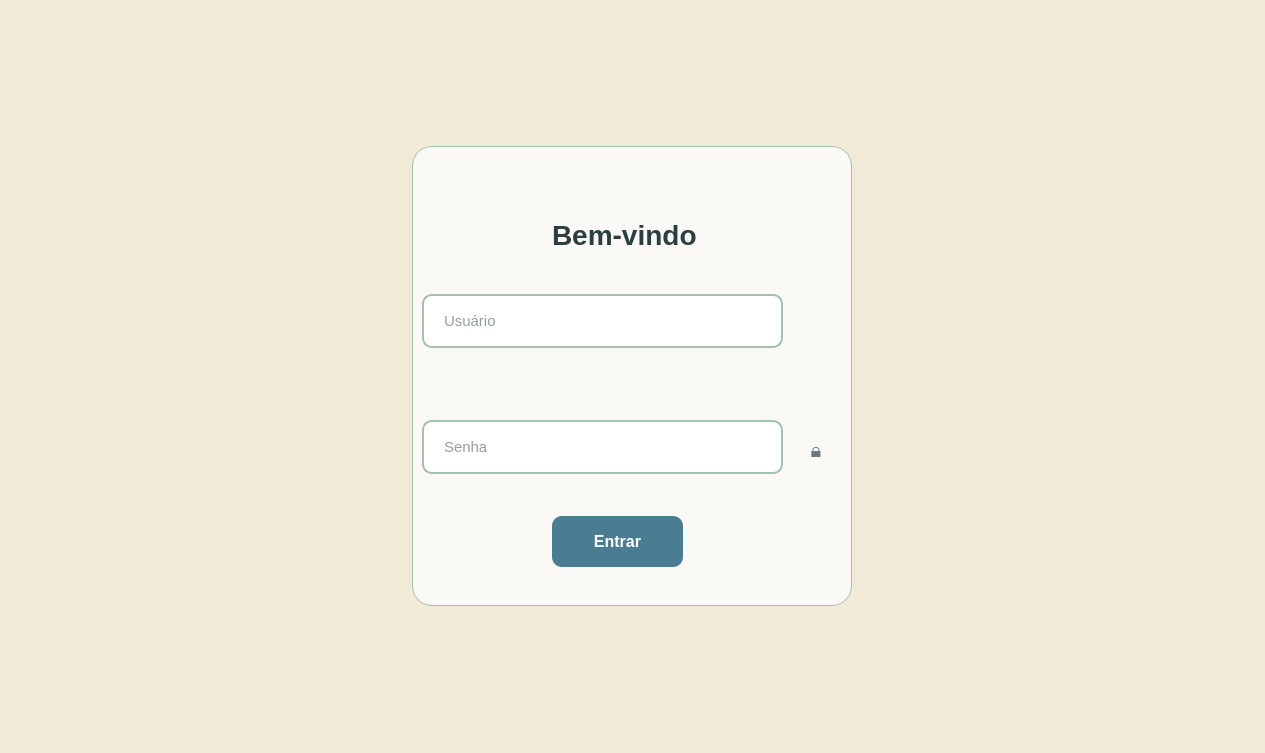
<?xml version="1.0" encoding="UTF-8"?>
<ui version="4.0">
 <class>MainWindow</class>
 <widget class="QMainWindow" name="MainWindow">
  <property name="geometry">
   <rect>
    <x>0</x>
    <y>0</y>
    <width>1265</width>
    <height>753</height>
   </rect>
  </property>
  <property name="windowTitle">
   <string>Login - SISPE</string>
  </property>
  <property name="styleSheet">
   <string notr="true">QMainWindow {
     background-color: #F0EAD6;
     font-family: 'Segoe UI', -apple-system, BlinkMacSystemFont, sans-serif;
   }</string>
  </property>
  <widget class="QWidget" name="centralwidget">
   <layout class="QGridLayout" name="gridLayout">
    <property name="leftMargin">
     <number>0</number>
    </property>
    <property name="topMargin">
     <number>0</number>
    </property>
    <property name="rightMargin">
     <number>0</number>
    </property>
    <property name="bottomMargin">
     <number>0</number>
    </property>
    <property name="spacing">
     <number>0</number>
    </property>
    <item row="0" column="0">
     <widget class="QFrame" name="cardLogin">
      <property name="minimumSize">
       <size>
        <width>440</width>
        <height>0</height>
       </size>
      </property>
      <property name="maximumSize">
       <size>
        <width>440</width>
        <height>460</height>
       </size>
      </property>
      <property name="styleSheet">
       <string notr="true">#cardLogin {
         background: #FAF9F6;
         border: 1px solid #A3C1AD;
         border-radius: 20px;
       }</string>
      </property>
      <widget class="QLabel" name="labelTitulo">
       <property name="geometry">
        <rect>
         <x>140</x>
         <y>70</y>
         <width>145</width>
         <height>38</height>
        </rect>
       </property>
       <property name="styleSheet">
        <string notr="true">QLabel {
            color: #2C3E40;
            font-size: 28px;
            font-weight: 700;
          }</string>
       </property>
       <property name="text">
        <string>Bem-vindo</string>
       </property>
      </widget>
      <widget class="QLineEdit" name="inputUsuario">
       <property name="geometry">
        <rect>
         <x>10</x>
         <y>148</y>
         <width>361</width>
         <height>54</height>
        </rect>
       </property>
       <property name="styleSheet">
        <string notr="true">QLineEdit {
            border: 2px solid #A3C1AD;
            border-radius: 10px;
            padding: 14px 18px;
            background-color: #FFFFFF;
            color: #2C3E40;
            font-size: 15px;
          }
          QLineEdit:focus {
            border: 2px solid #4A7C92;
            background-color: #FAF9F6;
          }
          QLineEdit::placeholder {
            color: #95A5A6;
          }</string>
       </property>
       <property name="placeholderText">
        <string>Usuário</string>
       </property>
      </widget>
      <widget class="QPushButton" name="bntContinuar">
       <property name="geometry">
        <rect>
         <x>140</x>
         <y>370</y>
         <width>131</width>
         <height>51</height>
        </rect>
       </property>
       <property name="minimumSize">
        <size>
         <width>0</width>
         <height>48</height>
        </size>
       </property>
       <property name="styleSheet">
        <string notr="true">QPushButton {
            background-color: #4A7C92;
            color: white;
            border: none;
            border-radius: 10px;
            font-size: 16px;
            font-weight: 600;
            padding: 14px;
          }
          QPushButton:hover {
            background-color: #5E8FA3;
          }
          QPushButton:pressed {
            background-color: #3B6270;
          }</string>
       </property>
       <property name="text">
        <string>Entrar</string>
       </property>
      </widget>
      <widget class="QLineEdit" name="InputSenha">
       <property name="geometry">
        <rect>
         <x>10</x>
         <y>274</y>
         <width>361</width>
         <height>54</height>
        </rect>
       </property>
       <property name="styleSheet">
        <string notr="true">QLineEdit {
              border: 2px solid #A3C1AD;
              border-radius: 10px;
              padding: 14px 18px;
              background-color: #FFFFFF;
              color: #2C3E40;
              font-size: 15px;
            }
            QLineEdit:focus {
              border: 2px solid #4A7C92;
              background-color: #FAF9F6;
            }
            QLineEdit::placeholder {
              color: #95A5A6;
            }</string>
       </property>
       <property name="echoMode">
        <enum>QLineEdit::EchoMode::Password</enum>
       </property>
       <property name="placeholderText">
        <string>Senha</string>
       </property>
      </widget>
      <widget class="QPushButton" name="btnVerSenha">
       <property name="geometry">
        <rect>
         <x>380</x>
         <y>280</y>
         <width>48</width>
         <height>48</height>
        </rect>
       </property>
       <property name="minimumSize">
        <size>
         <width>48</width>
         <height>48</height>
        </size>
       </property>
       <property name="maximumSize">
        <size>
         <width>48</width>
         <height>48</height>
        </size>
       </property>
       <property name="styleSheet">
        <string notr="true">QPushButton {
              border: none;
              background: transparent;
              color: #6B7B7D;
              font-size: 20px;
              padding: 0px;
            }
            QPushButton:hover {
              color: #4A7C92;
              background: transparent;
            }</string>
       </property>
       <property name="text">
        <string>🔒</string>
       </property>
      </widget>
     </widget>
    </item>
   </layout>
  </widget>
 </widget>
 <resources/>
 <connections/>
</ui>
